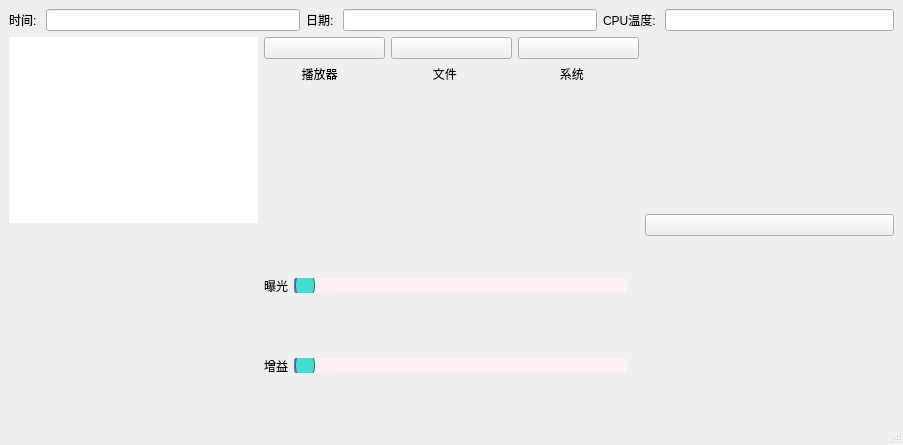
<?xml version="1.0" encoding="UTF-8"?>
<ui version="4.0">
 <class>MainWindow</class>
 <widget class="QMainWindow" name="MainWindow">
  <property name="geometry">
   <rect>
    <x>0</x>
    <y>0</y>
    <width>903</width>
    <height>445</height>
   </rect>
  </property>
  <property name="windowTitle">
   <string>MainWindow</string>
  </property>
  <widget class="QWidget" name="centralwidget">
   <layout class="QVBoxLayout" name="verticalLayout">
    <item>
     <layout class="QHBoxLayout" name="Status">
      <item>
       <layout class="QHBoxLayout" name="TimeStatus">
        <item>
         <widget class="QLabel" name="Time">
          <property name="text">
           <string>时间: </string>
          </property>
         </widget>
        </item>
        <item>
         <widget class="QLineEdit" name="TimeEdit"/>
        </item>
       </layout>
      </item>
      <item>
       <layout class="QHBoxLayout" name="DateStatus">
        <item>
         <widget class="QLabel" name="Date">
          <property name="text">
           <string>日期: </string>
          </property>
         </widget>
        </item>
        <item>
         <widget class="QLineEdit" name="DateEdit"/>
        </item>
       </layout>
      </item>
      <item>
       <layout class="QHBoxLayout" name="CPUTempStatus">
        <item>
         <widget class="QLabel" name="CPUTemp">
          <property name="text">
           <string>CPU温度: </string>
          </property>
         </widget>
        </item>
        <item>
         <widget class="QLineEdit" name="CPUTempEdit"/>
        </item>
       </layout>
      </item>
     </layout>
    </item>
    <item>
     <layout class="QHBoxLayout" name="BottomLayout" stretch="2,3,2">
      <item>
       <layout class="QVBoxLayout" name="LeftLayout" stretch="1,1">
        <item>
         <widget class="QTextEdit" name="Weather">
          <property name="styleSheet">
           <string notr="true">QTextEdit { border: none; /* 移除边框 */}</string>
          </property>
         </widget>
        </item>
        <item>
         <widget class="QLabel" name="Picture">
          <property name="text">
           <string/>
          </property>
         </widget>
        </item>
       </layout>
      </item>
      <item>
       <layout class="QVBoxLayout" name="MidLayout" stretch="11,1,5,2,13">
        <item>
         <layout class="QHBoxLayout" name="App" stretch="1,1,1">
          <item>
           <layout class="QVBoxLayout" name="PlayerApp" stretch="20,1">
            <item>
             <widget class="QPushButton" name="Player">
              <property name="text">
               <string/>
              </property>
             </widget>
            </item>
            <item>
             <widget class="QLabel" name="PlayerName">
              <property name="text">
               <string>播放器   </string>
              </property>
              <property name="alignment">
               <set>Qt::AlignmentFlag::AlignHCenter|Qt::AlignmentFlag::AlignTop</set>
              </property>
             </widget>
            </item>
           </layout>
          </item>
          <item>
           <layout class="QVBoxLayout" name="FileApp" stretch="20,1">
            <item>
             <widget class="QPushButton" name="File">
              <property name="text">
               <string/>
              </property>
             </widget>
            </item>
            <item>
             <widget class="QLabel" name="FileName">
              <property name="text">
               <string>文件    </string>
              </property>
              <property name="alignment">
               <set>Qt::AlignmentFlag::AlignHCenter|Qt::AlignmentFlag::AlignTop</set>
              </property>
             </widget>
            </item>
           </layout>
          </item>
          <item>
           <layout class="QVBoxLayout" name="SystemApp" stretch="20,1">
            <item>
             <widget class="QPushButton" name="System">
              <property name="text">
               <string/>
              </property>
             </widget>
            </item>
            <item>
             <widget class="QLabel" name="SystemName">
              <property name="text">
               <string>系统    </string>
              </property>
              <property name="alignment">
               <set>Qt::AlignmentFlag::AlignHCenter|Qt::AlignmentFlag::AlignTop</set>
              </property>
             </widget>
            </item>
           </layout>
          </item>
         </layout>
        </item>
        <item>
         <spacer name="Hr1">
          <property name="orientation">
           <enum>Qt::Orientation::Vertical</enum>
          </property>
          <property name="sizeHint" stdset="0">
           <size>
            <width>322</width>
            <height>13</height>
           </size>
          </property>
         </spacer>
        </item>
        <item>
         <layout class="QVBoxLayout" name="CameraSetting" stretch="5,1,5">
          <property name="rightMargin">
           <number>11</number>
          </property>
          <item>
           <layout class="QHBoxLayout" name="EposureLayout">
            <item>
             <widget class="QLabel" name="Exposure">
              <property name="text">
               <string>曝光</string>
              </property>
             </widget>
            </item>
            <item>
             <widget class="QSlider" name="ExposureSlider">
              <property name="styleSheet">
               <string notr="true">QSlider::groove:horizontal {
    border: 1px solid #999999;
    height: 15px; /* 滑动槽的高度 */
    background: #b0c4de; /* 滑动槽的背景颜色 */
    border-radius: 4px; /* 滑动槽的圆角 */
}

QSlider::handle:horizontal {
    background: #40E0D0; /* 滑块的颜色 */
    border: 1px solid #5c5c5c;
    width: 18px; /* 滑块的宽度 */
    height: 18px; /* 滑块的高度 */
    margin: -5px 0; /* 滑块相对于槽的位置 */
    border-radius: 10px; /* 滑块的圆角 */
}

QSlider::handle:horizontal:hover {
    background: #20B2AA; /* 滑块悬停时的颜色 */
}

QSlider::sub-page:horizontal {
    background: #7B68EE; /* 已滑过的部分颜色 */
    border-radius: 4px;
}

QSlider::add-page:horizontal {
    background: #FFF0F5; /* 未滑过的部分颜色 */
    border-radius: 4px;
}
</string>
              </property>
              <property name="orientation">
               <enum>Qt::Orientation::Horizontal</enum>
              </property>
             </widget>
            </item>
           </layout>
          </item>
          <item>
           <spacer name="verticalSpacer">
            <property name="orientation">
             <enum>Qt::Orientation::Vertical</enum>
            </property>
            <property name="sizeHint" stdset="0">
             <size>
              <width>20</width>
              <height>40</height>
             </size>
            </property>
           </spacer>
          </item>
          <item>
           <layout class="QHBoxLayout" name="GainLayout">
            <item>
             <widget class="QLabel" name="Gain">
              <property name="text">
               <string>增益</string>
              </property>
             </widget>
            </item>
            <item>
             <widget class="QSlider" name="GainSlider">
              <property name="styleSheet">
               <string notr="true">QSlider::groove:horizontal {
    border: 1px solid #999999;
    height: 15px; /* 滑动槽的高度 */
    background: #b0c4de; /* 滑动槽的背景颜色 */
    border-radius: 4px; /* 滑动槽的圆角 */
}

QSlider::handle:horizontal {
    background: #40E0D0; /* 滑块的颜色 */
    border: 1px solid #5c5c5c;
    width: 18px; /* 滑块的宽度 */
    height: 18px; /* 滑块的高度 */
    margin: -5px 0; /* 滑块相对于槽的位置 */
    border-radius: 10px; /* 滑块的圆角 */
}

QSlider::handle:horizontal:hover {
    background: #20B2AA; /* 滑块悬停时的颜色 */
}

QSlider::sub-page:horizontal {
    background: #7B68EE; /* 已滑过的部分颜色 */
    border-radius: 4px;
}

QSlider::add-page:horizontal {
    background: #FFF0F5; /* 未滑过的部分颜色 */
    border-radius: 4px;
}
</string>
              </property>
              <property name="orientation">
               <enum>Qt::Orientation::Horizontal</enum>
              </property>
             </widget>
            </item>
           </layout>
          </item>
         </layout>
        </item>
        <item>
         <spacer name="Hr2">
          <property name="orientation">
           <enum>Qt::Orientation::Vertical</enum>
          </property>
          <property name="sizeHint" stdset="0">
           <size>
            <width>322</width>
            <height>13</height>
           </size>
          </property>
         </spacer>
        </item>
        <item>
         <layout class="QVBoxLayout" name="Switch"/>
        </item>
       </layout>
      </item>
      <item>
       <layout class="QVBoxLayout" name="RightLayout" stretch="1">
        <item>
         <widget class="QPushButton" name="Buzz">
          <property name="text">
           <string/>
          </property>
         </widget>
        </item>
       </layout>
      </item>
     </layout>
    </item>
   </layout>
  </widget>
  <widget class="QStatusBar" name="statusbar"/>
 </widget>
 <resources/>
 <connections/>
</ui>
